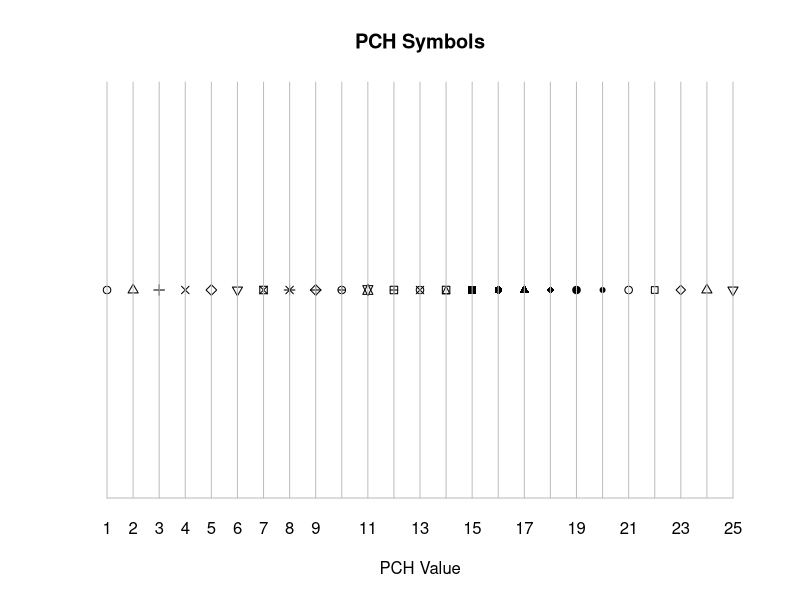

Here is the R script that generated this plot:
## ---- chunk 1
xaxis<-seq(1:25)
yaxis<-rep(c(1),25)
#creating plot with PCH types by their number
plot(xaxis,yaxis, pch=c(1:25),col="black", main="PCH Symbols", ylab=" ", xlab="PCH Value", axes=F)
#formatting axis
axis(1, at= seq(1,25, by= 1), las=1, tck=1,col="grey", ylab="n")
